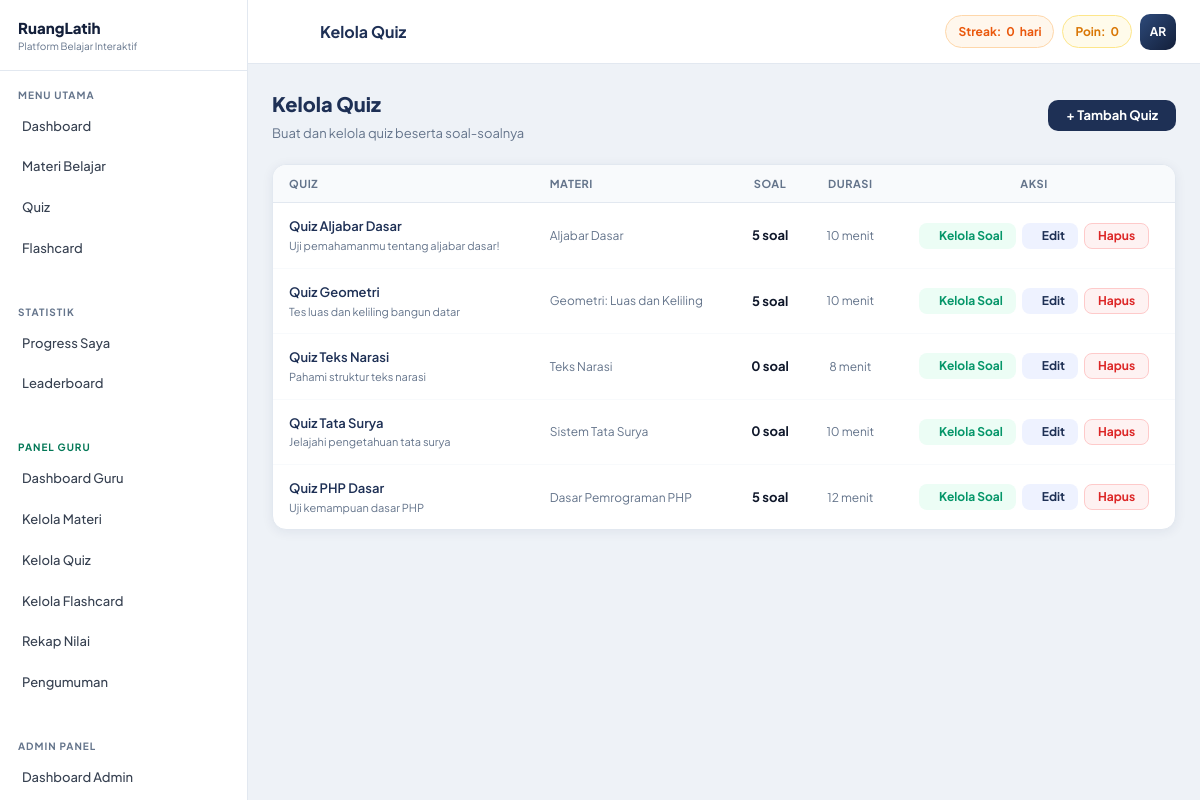
The page /admin/quiz.php (signed in) on the database its author committed.
### tables this page shows
CREATE TABLE users (
    id          INT AUTO_INCREMENT PRIMARY KEY,
    name        VARCHAR(100) NOT NULL,
    email       VARCHAR(150) UNIQUE NOT NULL,
    password    VARCHAR(255) NOT NULL,
    role        ENUM('user','admin','guru') DEFAULT 'user',
    nisn        VARCHAR(10)  DEFAULT NULL COMMENT '10 digit Nomor Induk Siswa Nasional',
    no_absen    TINYINT UNSIGNED DEFAULT NULL COMMENT 'Nomor absen di kelas',
    kelas       VARCHAR(30)  DEFAULT NULL  COMMENT 'Contoh: X IPA 1, XI RPL 2',
    avatar      VARCHAR(255) DEFAULT NULL,
    total_points INT DEFAULT 0,
    streak      INT DEFAULT 0,
    last_active DATE DEFAULT NULL,
    created_at  TIMESTAMP DEFAULT CURRENT_TIMESTAMP
);

CREATE TABLE quizzes (
    id               INT AUTO_INCREMENT PRIMARY KEY,
    material_id      INT NOT NULL,
    title            VARCHAR(200) NOT NULL,
    description      TEXT,
    duration_minutes INT DEFAULT 10,
    created_at       TIMESTAMP DEFAULT CURRENT_TIMESTAMP,
    FOREIGN KEY (material_id) REFERENCES materials(id) ON DELETE CASCADE
);

CREATE TABLE materials (
    id          INT AUTO_INCREMENT PRIMARY KEY,
    category_id INT NOT NULL,
    title       VARCHAR(200) NOT NULL,
    content     LONGTEXT NOT NULL,
    kelas       VARCHAR(30)  DEFAULT 'Semua' COMMENT 'Semua | X | XI | XII | X IPA 1 | dst',
    thumbnail   VARCHAR(255) DEFAULT NULL,
    created_at  TIMESTAMP DEFAULT CURRENT_TIMESTAMP,
    FOREIGN KEY (category_id) REFERENCES categories(id) ON DELETE CASCADE
);

### includes/functions.php (called while the page is built, shortened)
<?php
function getCurrentUser() {
    $db = getDB(); $id = (int)$_SESSION['user_id'];
    $r  = $db->query("SELECT * FROM users WHERE id=$id LIMIT 1");
    return $r ? $r->fetch_assoc() : null;
}
function getInitials($name) {
    $w=explode(' ',trim($name)); $i='';
    foreach(array_slice($w,0,2) as $word) $i.=strtoupper(substr($word,0,1));
    return $i;
}

### admin/quiz.php (the view, shortened to what this page needs)
<?php
require_once __DIR__ . '/../includes/functions.php';
$db   = getDB();
$pageTitle = 'Kelola Quiz';
$vqid = (int)($_GET['quiz_id'] ?? 0);
$quizzes = $db->query("
    SELECT q.*, m.title AS mt,
           (SELECT COUNT(*) FROM questions WHERE quiz_id=q.id) AS qc
    FROM quizzes q
    JOIN materials m ON q.material_id = m.id
    ORDER BY q.created_at DESC
");
include __DIR__ . '/../includes/header.php';
?>
<div style="display:flex;align-items:center;justify-content:space-between;margin-bottom:20px;flex-wrap:wrap;gap:12px">
    <div>
        <div style="font-size:20px;font-weight:800;color:var(--navy)">Kelola Quiz</div>
        <div style="font-size:13px;color:var(--muted);margin-top:3px">Buat dan kelola quiz beserta soal-soalnya</div>
    </div>
    <?php if (!$vqid): ?>
    <button onclick="openModal('addQuizModal')" class="btn btn-navy">+ Tambah Quiz</button>
    <?php endif; ?>
</div>
<?php if (!$vqid): ?>
<div class="card" style="overflow:hidden;margin-bottom:20px">
    <div style="overflow-x:auto">
    <table class="data-table">
        <thead>
            <tr>
                <th>Quiz</th>
                <th>Materi</th>
                <th style="text-align:center">Soal</th>
                <th style="text-align:center">Durasi</th>
                <th style="text-align:center">Aksi</th>
            </tr>
        </thead>
        <tbody>
        <?php if (!$quizzes || $quizzes->num_rows === 0): ?>
        <tr><td colspan="5" style="text-align:center;padding:40px;color:var(--muted)">Belum ada quiz. Klik "+ Tambah Quiz".</td></tr>
        <?php else: while ($q = $quizzes->fetch_assoc()): ?>
        <tr>
            <td>
                <div style="font-weight:600;color:var(--navy)"><?= htmlspecialchars($q['title']) ?></div>
                <div style="font-size:11px;color:var(--muted)"><?= htmlspecialchars($q['description'] ?? '') ?></div>
            </td>
            <td style="font-size:12px;color:var(--muted)"><?= htmlspecialchars($q['mt']) ?></td>
            <td style="text-align:center;font-weight:700"><?= $q['qc'] ?> soal</td>
            <td style="text-align:center;color:var(--muted);font-size:12px"><?= $q['duration_minutes'] ?> menit</td>
            <td>
                <div style="display:flex;gap:6px;justify-content:center;flex-wrap:wrap">
                    <a href="quiz.php?quiz_id=<?= (int)$q['id'] ?>" class="btn btn-sm" style="background:#ecfdf5;color:#059669">
                        <?= icon('clipboard', '0.9em') ?> Kelola Soal
                    </a>
                    <button onclick='openEditQuiz(<?= json_encode([
                        "id"               => (int)$q["id"],
                        "material_id"      => (int)$q["material_id"],
                        "title"            => $q["title"],
                        "description"      => $q["description"] ?? "",
                        "duration_minutes" => (int)$q["duration_minutes"]
                    ], JSON_HEX_TAG | JSON_HEX_APOS | JSON_HEX_QUOT | JSON_HEX_AMP) ?>)'
                        class="btn btn-sm" style="background:var(--navy-pale);color:var(--navy)">
                        <?= icon('pencil', '0.9em') ?> Edit
                    </button>
                    <form method="POST" style="display:inline" onsubmit="return confirm('Hapus quiz ini beserta semua soalnya?')">
                        <button type="submit" class="btn btn-red btn-sm">Hapus</button>
                    </form>
                </div>
            </td>
        </tr>
        <?php endwhile; endif; ?>
        </tbody>
    </table>
    </div>
</div>
<?php endif; ?>
<?php include __DIR__ . '/../includes/footer.php'; ?>

### includes/header.php (shortened to what this page needs)
<!DOCTYPE html>
<html lang="id">
<head>
<link href="https://cdn.jsdelivr.net/npm/@tabler/icons-webfont@2.40.0/tabler-icons.min.css" rel="stylesheet">
<link rel="stylesheet" href="<?= APP_URL ?>/assets/css/custom.css">
</head>
<body>
<div class="app-wrap">
<?php include __DIR__ . '/sidebar.php'; ?>
<div class="main-area">
<header class="topbar">
    <div class="topbar-left">
        <button class="topbar-menu-btn" onclick="toggleSidebar()">
        </button>
        <div class="topbar-title"><?= isset($pageTitle) ? htmlspecialchars($pageTitle) : APP_NAME ?></div>
    </div>
    <div class="topbar-right">
        <?php if ($user): ?>
        <div class="topbar-badge topbar-streak">
            Streak: <strong><?= (int)$user['streak'] ?></strong> hari
        </div>
        <div class="topbar-badge topbar-pts">
            Poin: <strong><?= number_format((int)$user['total_points']) ?></strong>
        </div>
        <div class="topbar-avatar" title="<?= htmlspecialchars($user['name']) ?>">
            <?= getInitials($user['name']) ?>
        </div>
        <?php endif; ?>
    </div>
</header>
<main class="page-content">

### assets/css/custom.css (style rules this page uses)
:root { --navy: #1e3055; --navy-dk: #131f3a; --navy-lt: #2d4a7a; --navy-pale: #eef2ff; --gold: #f59e0b; --gold-dk: #d97706; --gold-lt: #fde68a; --gold-pale: #fffbeb; --bg: #eef2f7; --white: #ffffff; --text: #0f172a; --muted: #64748b; --border: #e2e8f0; --r: 14px; --r-lg: 20px; --r-xl: 28px; --shadow: 0 2px 12px rgba(30,48,85,.07); --shadow-lg: 0 8px 32px rgba(30,48,85,.14); --sidebar-w: 248px; --topbar-h: 64px; }
*,:before,:after { box-sizing:border-box;margin:0;padding:0 }
body { font-family:'Plus Jakarta Sans',system-ui,sans-serif;background:var(--bg);color:var(--text);font-size:14px;line-height:1.6;-webkit-font-smoothing:antialiased }
a { text-decoration:none;color:inherit }
input,select,textarea,button { font-family:inherit }
.app-wrap { display:flex;min-height:100vh }
.main-area { flex:1;display:flex;flex-direction:column;margin-left:var(--sidebar-w);min-width:0;transition:margin .3s }
.topbar { background:var(--white); border-bottom:1px solid var(--border); height:var(--topbar-h);padding:0 24px; display:flex;align-items:center;justify-content:space-between; position:sticky;top:0;z-index:80; flex-shrink:0; }
.topbar-left { display:flex;align-items:center;gap:12px }
.topbar-menu-btn { background:none;border:none;cursor:pointer; width:36px;height:36px;border-radius:9px; display:flex;align-items:center;justify-content:center; font-size:20px;color:var(--muted); transition:background .15s; }
.topbar-title { font-weight:700;font-size:16px;color:var(--navy) }
.topbar-right { display:flex;align-items:center;gap:8px }
.topbar-badge { display:flex;align-items:center;gap:5px; padding:6px 12px;border-radius:99px;font-size:12px;font-weight:700; }
.topbar-streak { background:#fff7ed;color:#ea580c;border:1px solid #fed7aa }
.topbar-pts { background:var(--gold-pale);color:var(--gold-dk);border:1px solid var(--gold-lt) }
.topbar-avatar { width:36px;height:36px;border-radius:10px; background:linear-gradient(135deg,var(--navy-lt),var(--navy-dk)); color:var(--white);font-weight:700;font-size:12px; display:flex;align-items:center;justify-content:center;cursor:pointer; }
.page-content { flex:1;padding:24px;animation:pgFade .25s ease }
.btn { display:inline-flex;align-items:center;gap:7px;padding:9px 18px;border-radius:10px;font-size:13px;font-weight:700;border:none;cursor:pointer;transition:all .15s;line-height:1 }
.btn-navy { background:var(--navy);color:var(--white) }
.btn-red { background:#fef2f2;color:#dc2626;border:1px solid #fecaca }
.btn-sm { padding:6px 13px;font-size:12px;border-radius:8px }
.card { background:var(--white);border-radius:var(--r);border:1px solid var(--border);box-shadow:var(--shadow);overflow:hidden }
.data-table { width:100%;border-collapse:collapse;font-size:13px }
.data-table th { background:#f8fafc;padding:10px 16px;text-align:left;font-size:11px;font-weight:700;color:var(--muted);text-transform:uppercase;letter-spacing:.05em;border-bottom:1px solid var(--border) }
.data-table td { padding:13px 16px;border-bottom:1px solid #f8fafc;vertical-align:middle }
.data-table tbody tr:last-child td { border:none }

### rows shown on the page
users: streak "0", total_points "0", name "AR"
quizzes: title "Quiz Aljabar Dasar", description "Uji pemahamanmu tentang aljabar dasar!", material.title "Aljabar Dasar", qc "5", duration_minutes "10"
quizzes: title "Quiz Geometri", description "Tes luas dan keliling bangun datar", material.title "Geometri: Luas dan Keliling", qc "5", duration_minutes "10"
quizzes: title "Quiz Teks Narasi", description "Pahami struktur teks narasi", material.title "Teks Narasi", qc "0", duration_minutes "8"
quizzes: title "Quiz Tata Surya", description "Jelajahi pengetahuan tata surya", material.title "Sistem Tata Surya", qc "0", duration_minutes "10"
quizzes: title "Quiz PHP Dasar", description "Uji kemampuan dasar PHP", material.title "Dasar Pemrograman PHP", qc "5", duration_minutes "12"

### other values the page prints
$label "Dashboard Materi Belajar Quiz Flashcard Progress Saya Leaderboard Dashboard Guru Kelola Materi Kelola Quiz Kelola Flashcard Rekap Nilai Pengumuman Dashboard Admin"
$pageTitle "Kelola Quiz"
